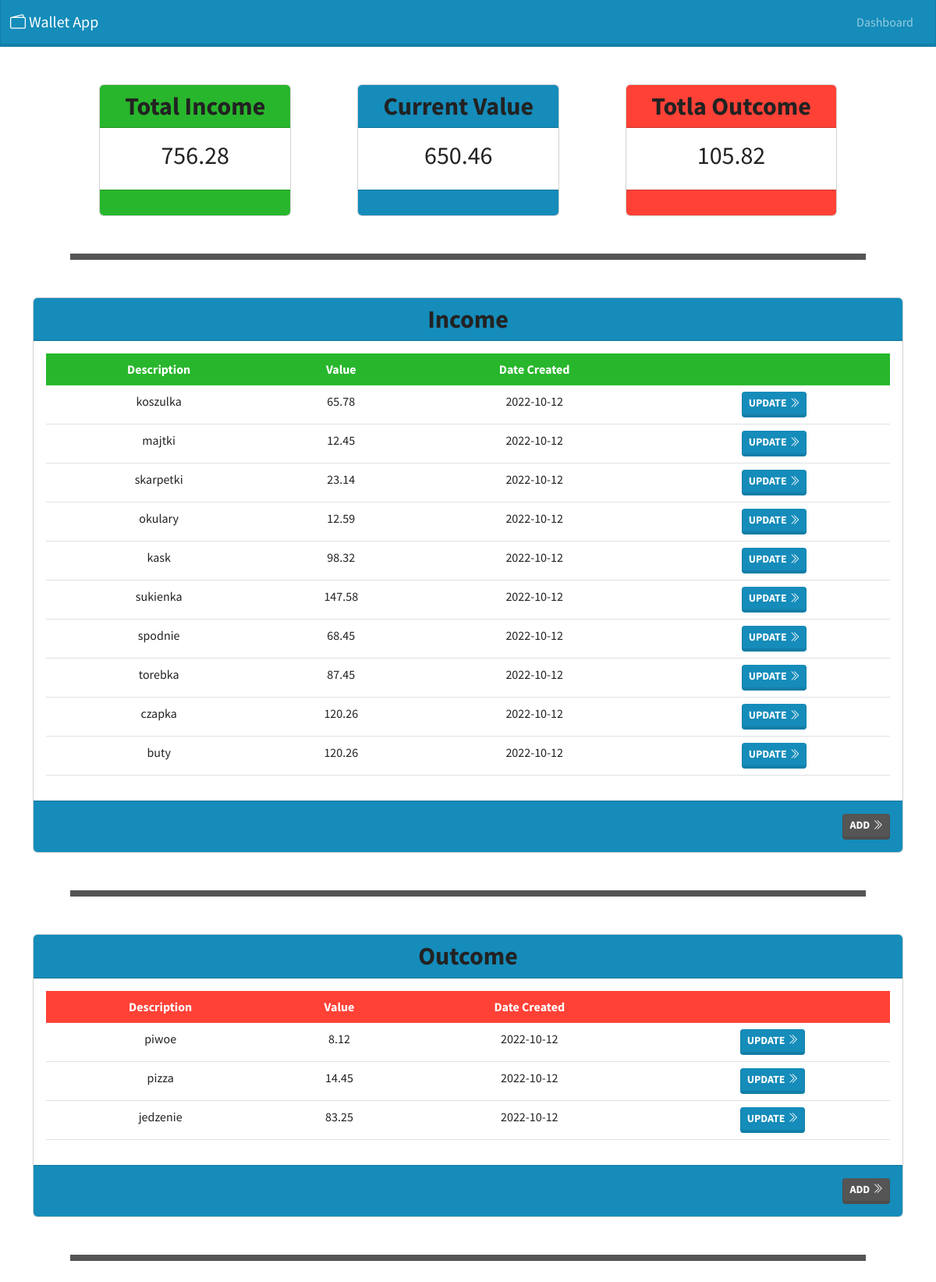
The page / on the database its author committed.
### src/models.py (models this page shows, shortened)
class IncomeData(db.Model):
    id = db.Column(db.Integer, primary_key=True)
    name_income = db.Column(db.String(100))
    value_income = db.Column(db.Float())
    date_created = db.Column(db.DateTime(timezone=True), default=func.now())

class OutcomeData(db.Model):
    id = db.Column(db.Integer, primary_key=True)
    name_outcome = db.Column(db.String(100))
    value_outcome = db.Column(db.Float())
    date_created = db.Column(db.DateTime(timezone=True), default=func.now())

### src/main/routes.py (the view)
@main.route('/')
def index():
    form_inc = IncomeData.query.all()
    form_out = OutcomeData.query.all()
    total_income = 0
    for total in form_inc:
        total_income += total.value_income
    total_outcome = 0
    for total in form_out:
        total_outcome += total.value_outcome
    total = total_income - total_outcome
    return render_template('index.html',
        form_inc = form_inc,
        form_out = form_out,
        total_income = round(total_income, 2),
        total_outcome = round(total_outcome, 2),
        total = round(total, 2)
    )

### src/templates/index.html
{% extends 'base.html' %}
{% block content %}
<header class="d-flex justify-content-evenly">
    <div class="card text-center mt-5">
        <div class="card-header bg-success">
            <span class="h2 p-3"><strong>Total Income</strong></span>
        </div>
        <div class="card-body">
            <p class="h2">{{ total_income }}</p>
        </div>
        <div class="card-footer bg-success p-3"></div>
    </div>
    <div class="card text-center mt-5">
        <div class="card-header bg-primary">
            <span class="h2 p-3"><strong>Current Value</strong></span>
        </div>
        <div class="card-body">
            <p class="h2">{{ total }}</p>
        </div>
        <div class="card-footer bg-primary p-3"></div>
    </div>
    <div class="card text-center mt-5">
        <div class="card-header bg-danger">
            <span class="h2 p-3"><strong>Totla Outcome</strong></span>
        </div>
        <div class="card-body">
            <p class="h2">{{ total_outcome }}</p>
        </div>
        <div class="card-footer bg-danger text-end p-3"></div>
    </div>
</header>
<p class="m-5">
<div class="divider py-1 bg-dark m-5"></div>
</p>
<section class="card text-center mt-5">
    <div class="card-header bg-primary">
        <span class="h2"><strong>Income</strong></span>
    </div>
    <div class="card-body">
        <table class="table">
            <thead class="table-success">
                <tr>
                    <th>Description</th>
                    <th>Value</th>
                    <th>Date Created</th>
                    <th></th>
                </tr>
            </thead>
            {% for data in form_inc|reverse %}
            <tbody>
                <tr>
                    <td>{{ data.name_income}}</td>
                    <td>{{ data.value_income}}</td>
                    <td>{{ data.date_created.strftime('%Y-%m-%d')}}</td>
                    <td><a href="{{ url_for('data_wallet.update_data_inc', id=data.id) }}" class="btn btn-sm btn-primary">
                            Update
                            <i class="bi bi-chevron-double-right"></i>
                        </a></td>
                </tr>
            </tbody>
            {% endfor %}
        </table>
    </div>
    <div class="card-footer bg-primary text-end p-3">
        <a href="{{ url_for('data_wallet.add_income') }}" class="btn btn-sm btn-dark">
            Add
            <i class="bi bi-chevron-double-right"></i>
        </a>
    </div>
</section>
<p class="m-5">
<div class="divider py-1 bg-dark m-5"></div>
</p>
<section class="card text-center">
    <div class="card-header bg-primary">
        <span class="h2"><strong>Outcome</strong></span>
    </div>
    <div class="card-body">
        <table class="table">
            <thead class="table-danger">
                <tr>
                    <th>Description</th>
                    <th>Value</th>
                    <th>Date Created</th>
                    <th></th>
                </tr>
            </thead>
            {% for data in form_out|reverse %}
            <tbody>
                <tr>
                    <td>{{ data.name_outcome}}</td>
                    <td>{{ data.value_outcome}}</td>
                    <td>{{ data.date_created.strftime('%Y-%m-%d')}}</td>
                    <td><a href="{{ url_for('data_wallet.update_data_out', id=data.id) }}" class="btn btn-sm btn-primary">
                            Update
                            <i class="bi bi-chevron-double-right"></i>
                        </a></td>
                </tr>
            </tbody>
            {% endfor %}
        </table>
    </div>
    <div class="card-footer bg-primary text-end p-3">
        <a href="{{ url_for('data_wallet.add_outcome') }}" class="btn btn-sm btn-dark">
            Add
            <i class="bi bi-chevron-double-right"></i>
        </a>
    </div>
</section>
<p class="m-5">
<div class="divider py-1 bg-dark m-5"></div>
</p>
{% endblock %}

### src/templates/base.html (shortened to what this page needs)
<!doctype html>
<html lang="en">
<head>
    <link href="https://cdn.jsdelivr.net/npm/bootstrap@5.2.2/dist/css/bootstrap.min.css" rel="stylesheet"
>
    <link href="{{ url_for('static', filename='css/theme.css') }}" rel="stylesheet">
</head>
<body>
    <nav class="navbar navbar-expand-lg navbar-dark bg-primary">
        <div class="container-fluid">
            <a class="navbar-brand" href="{{ url_for('main.index') }}">
                <i class="bi bi-wallet2 mr-2"></i>
                Wallet App
            </a>
            <div class=" collapse navbar-collapse" id="navbarNavDropdown">
                <ul class="navbar-nav ms-auto ">
                    <li class="nav-item">
                        <a class="nav-link mx-2" href="#">Dashboard</a>
                    </li>
                </ul>
            </div>
        </div>
    </nav>
    <main class="container">
        {% block content %} {% endblock %}
    </main>
</body>
</html>

### rows shown on the page
IncomeData: name_income "koszulka", value_income "65.78", date_created "2022-10-12"
IncomeData: name_income "majtki", value_income "12.45", date_created "2022-10-12"
IncomeData: name_income "skarpetki", value_income "23.14", date_created "2022-10-12"
IncomeData: name_income "okulary", value_income "12.59", date_created "2022-10-12"
IncomeData: name_income "kask", value_income "98.32", date_created "2022-10-12"
IncomeData: name_income "sukienka", value_income "147.58", date_created "2022-10-12"
IncomeData: name_income "spodnie", value_income "68.45", date_created "2022-10-12"
IncomeData: name_income "torebka", value_income "87.45", date_created "2022-10-12"
IncomeData: name_income "czapka", value_income "120.26", date_created "2022-10-12"
IncomeData: name_income "buty", value_income "120.26", date_created "2022-10-12"
OutcomeData: name_outcome "piwoe", value_outcome "8.12", date_created "2022-10-12"
OutcomeData: name_outcome "pizza", value_outcome "14.45", date_created "2022-10-12"
OutcomeData: name_outcome "jedzenie", value_outcome "83.25", date_created "2022-10-12"

### other values the page prints
{{ total_income }} "756.28"
{{ total }} "650.46"
{{ total_outcome }} "105.82"
